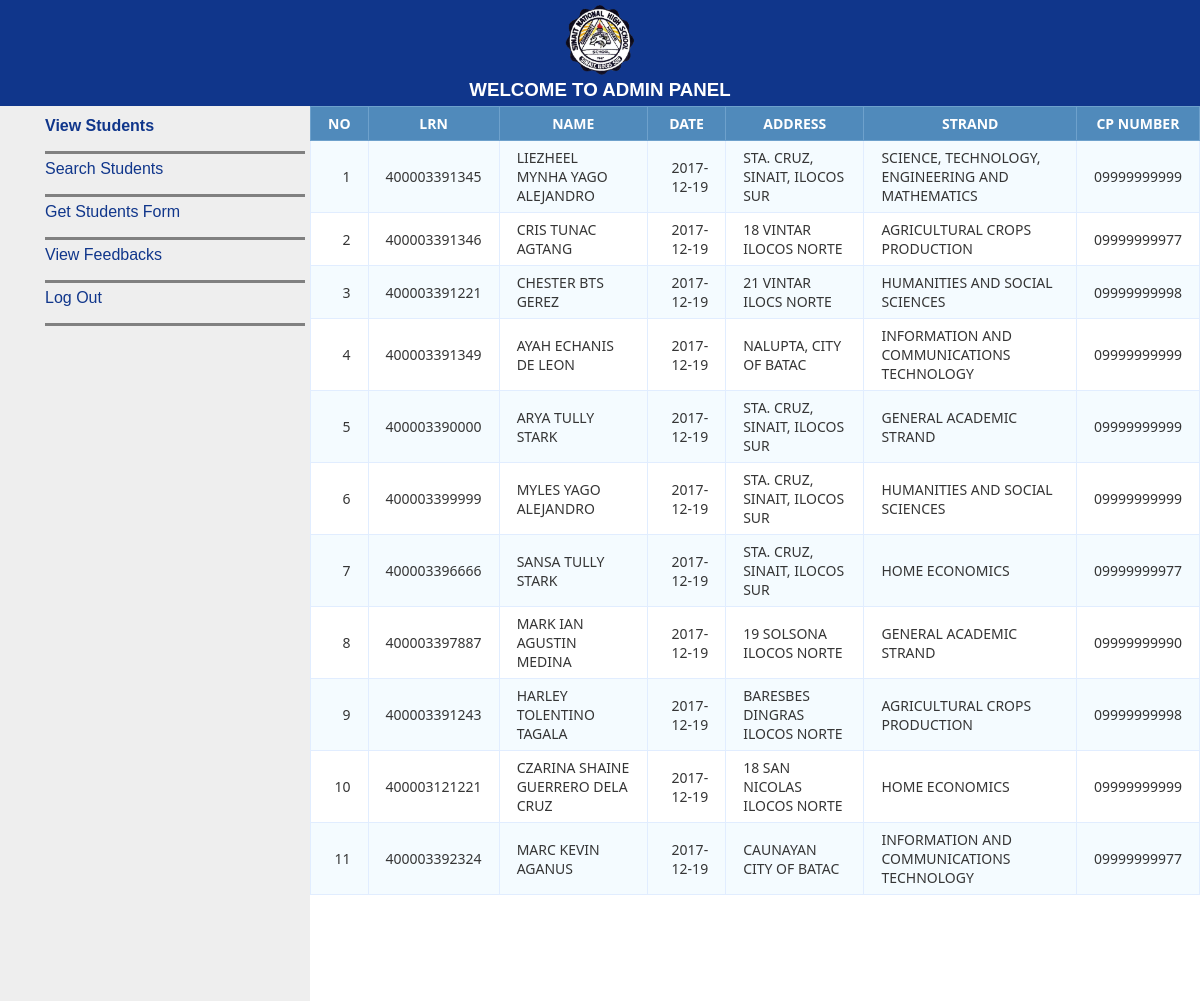
Page /admin-panel/index.php on the committed database.
### tables this page shows
CREATE TABLE `students` (
  `no` int(11) NOT NULL,
  `fname` varchar(100) NOT NULL,
  `age` int(11) NOT NULL,
  `date` varchar(20) NOT NULL,
  `address` varchar(50) NOT NULL,
  `lrn` varchar(12) NOT NULL,
  `sex` varchar(20) NOT NULL,
  `email` varchar(50) NOT NULL,
  `bday` varchar(20) NOT NULL,
  `bplace` varchar(50) NOT NULL,
  `process_fk` int(11) NOT NULL,
  `parent_fk` int(11) NOT NULL,
  `track_fk` int(11) NOT NULL,
  `strand_fk` int(11) NOT NULL,
  `signup_fk` int(11) NOT NULL
);

CREATE TABLE `strands` (
  `strand_id` int(11) NOT NULL,
  `sname` varchar(50) NOT NULL
);

CREATE TABLE `parents` (
  `parent_id` int(11) NOT NULL,
  `parents_guardian` varchar(100) NOT NULL,
  `cp_number` varchar(20) NOT NULL,
  `occupation` varchar(100) NOT NULL
);

### admin-panel/index.php (the view, shortened to what this page needs)
<?php
    require("my_connection.php");
    $query = "SELECT * FROM students
            LEFT JOIN process ON process_fk = process_id
            LEFT JOIN parents ON parent_fk = parent_id
            LEFT JOIN tracks ON track_fk = track_id
            LEFT JOIN strands ON strand_fk = strand_id
            ORDER BY no";
    $result = mysqli_query($dbase,$query) or die("Error2: ".mysqli_error($dbase));
?>
<!DOCTYPE html>
<html>
<head>
	<link rel="stylesheet" type="text/css" href="style.css">
</head>
<body>
<div class="header">
    <center><img src="img/snhslogo.png">
    <h3> Welcome to Admin Panel</h3></center>
</div>
<div class="nav">
    <ul>
        <li><a href="#section-view-stud">View Students</a></li>
        <li><a href="#section-search">Search Students</a></li>
        <li><a href="#section-stud-form">Get Students Form</a></li>
        <li><a href="#section-feedbacks">View Feedbacks</a></li>
        <li><a href="#" onclick="history.go(-1)">Log Out</a></li>
    </ul>
</div>
<div id="section-view-stud" class="tab-content">
    <table class="data-table">
        <thead>
            <tr>
                <th>NO</th>
                <th>LRN</th>
                <th>NAME</th>
                <th>DATE</th>
                <th>ADDRESS</th>
                <th>STRAND</th>
                <th>CP Number</th>
            </tr>
        </thead>
        <tbody>
        <?php
        if (mysqli_num_rows($result) > 0) {
        while($row = mysqli_fetch_assoc($result)) {
            echo ' <tr>
                <td>'.$row["no"].'</td>
                <td>'.$row["lrn"].'</td>
                <td>'.$row["fname"].'</td>
                <td>'.$row["date"].'</td>
                <td>'.$row["address"].'</td>
                <td>'.$row["sname"].'</td>
                <td>'.$row["cp_number"].'</td>
            </tr>';
        }
        } else {
            echo "<h3><center>No user data found!<center></h3>";
        }
        ?>
        </tbody>
    </table>
</div>
</body>
</html>

### admin-panel/style.css (style rules this page uses)
* { margin: 0px; border: 0px; }
h3 { text-transform: uppercase; font-family: 'Ubuntu Condensed', sans-serif; }
img { width: 70px; height: 70px; }
.header { background: #10368b; color:white; text-align:center; padding:5px; }
.nav { font-family: 'Ubuntu Condensed', sans-serif; line-height:30px; background-color:#eeeeee; height:885px; width:300px; float:left; padding:5px; }
li { list-style-type: none; text-decoration: none; padding-bottom: 10px; border-bottom: 3px solid grey; }
a { color: #10368b; text-decoration:none; }
.active { font-weight:bold; }
table { margin: auto; font-family: "Lucida Sans Unicode", "Lucida Grande", "Segoe Ui"; font-size: 12px; }
table td { transition: all .5s; }
.data-table { border-collapse: collapse; font-size: 14px; min-width: 537px; }
.data-table th, .data-table td { border: 1px solid #e1edff; padding: 7px 17px; }
.data-table thead th { background-color: #508abb; color: #FFFFFF; border-color: #6ea1cc !important; text-transform: uppercase; }
.data-table tbody td { color: #353535; }
.data-table tbody td:first-child, .data-table tbody td:nth-child(4), .data-table tbody td:last-child { text-align: right; }
.data-table tbody tr:nth-child(odd) td { background-color: #f4fbff; }

### rows in the picture
students: no "1", lrn "400003391345", fname "LIEZHEEL MYNHA YAGO ALEJANDRO", date "2017-12-19", address "STA. CRUZ, SINAIT, ILOCOS SUR", strand_fk.sname "SCIENCE, TECHNOLOGY, ENGINEERING AND MATHEMATICS", parent_fk.cp_number "09999999999"
students: no "2", lrn "400003391346", fname "CRIS TUNAC AGTANG", date "2017-12-19", address "18 VINTAR ILOCOS NORTE", strand_fk.sname "AGRICULTURAL CROPS PRODUCTION", parent_fk.cp_number "09999999977"
students: no "3", lrn "400003391221", fname "CHESTER BTS GEREZ", date "2017-12-19", address "21 VINTAR ILOCS NORTE", strand_fk.sname "HUMANITIES AND SOCIAL SCIENCES", parent_fk.cp_number "09999999998"
students: no "4", lrn "400003391349", fname "AYAH ECHANIS DE LEON", date "2017-12-19", address "NALUPTA, CITY OF BATAC", strand_fk.sname "INFORMATION AND COMMUNICATIONS TECHNOLOGY", parent_fk.cp_number "09999999999"
students: no "5", lrn "400003390000", fname "ARYA TULLY STARK", date "2017-12-19", address "STA. CRUZ, SINAIT, ILOCOS SUR", strand_fk.sname "GENERAL ACADEMIC STRAND", parent_fk.cp_number "09999999999"
students: no "6", lrn "400003399999", fname "MYLES YAGO ALEJANDRO", date "2017-12-19", address "STA. CRUZ, SINAIT, ILOCOS SUR", strand_fk.sname "HUMANITIES AND SOCIAL SCIENCES", parent_fk.cp_number "09999999999"
students: no "7", lrn "400003396666", fname "SANSA TULLY STARK", date "2017-12-19", address "STA. CRUZ, SINAIT, ILOCOS SUR", strand_fk.sname "HOME ECONOMICS", parent_fk.cp_number "09999999977"
students: no "8", lrn "400003397887", fname "MARK IAN AGUSTIN MEDINA", date "2017-12-19", address "19 SOLSONA ILOCOS NORTE", strand_fk.sname "GENERAL ACADEMIC STRAND", parent_fk.cp_number "09999999990"
students: no "9", lrn "400003391243", fname "HARLEY TOLENTINO TAGALA", date "2017-12-19", address "BARESBES DINGRAS ILOCOS NORTE", strand_fk.sname "AGRICULTURAL CROPS PRODUCTION", parent_fk.cp_number "09999999998"
students: no "10", lrn "400003121221", fname "CZARINA SHAINE GUERRERO DELA CRUZ", date "2017-12-19", address "18 SAN NICOLAS ILOCOS NORTE", strand_fk.sname "HOME ECONOMICS", parent_fk.cp_number "09999999999"
students: no "11", lrn "400003392324", fname "MARC KEVIN AGANUS", date "2017-12-19", address "CAUNAYAN CITY OF BATAC", strand_fk.sname "INFORMATION AND COMMUNICATIONS TECHNOLOGY", parent_fk.cp_number "09999999977"
